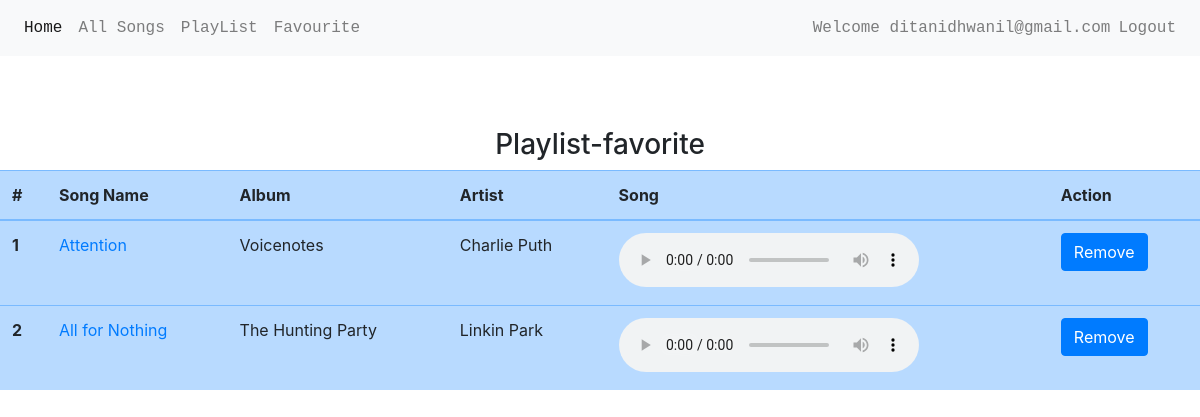
Page /playlist/favorite/ (signed in) on the committed database.
### accounts/models.py (models this page shows, shortened)
class User(AbstractBaseUser, PermissionsMixin):
    email = models.EmailField(_('Email Address'), max_length=255, unique=True)
    first_name = models.CharField(_('First Name'), max_length=255, blank=True, null=True)
    last_name = models.CharField(_('Last Name'), max_length=255, blank=True, null=True)
    is_active = models.BooleanField(_('Active'), default=False)
    is_staff = models.BooleanField(_('Staff'), default=False)
    is_artist = models.BooleanField(_('Artist'), default=False)
    date_joined = models.DateTimeField(_('Created On'), default=timezone.now)
    USERNAME_FIELD = 'email'
    EMAIL_FIELD = 'email'
    REQUIRED_FIELD = []
    objects = UserManager()

### musicapp/models.py (models this page shows, shortened)
class Song(models.Model):
    Language_Choice = (
        ('Hindi', 'Hindi'),
        ('English', 'English'),
    )
    name = models.CharField(max_length=200)
    album = models.CharField(max_length=200)
    language = models.CharField(max_length=20, choices=Language_Choice, default='Hindi')
    year = models.IntegerField()
    artist = models.CharField(max_length=200)
    song_file = models.FileField(upload_to='music/')
    thumbnail = models.ImageField(upload_to='thumbnails/')
    added_on = models.DateTimeField(default=timezone.now)

### musicapp/views.py (the view)
# urls.py: path('playlist/<str:name>/', views.playlist_songs, name='playlist_songs'),
@login_required(login_url='login')
def playlist_songs(request, name):
    songs = Song.objects.filter(playlist__name=name, playlist__user=request.user).distinct()
    if request.method == "POST":
        song_id = list(request.POST.keys())[1]
        playlist_song = Playlist.objects.filter(name=name, song__id=song_id, user=request.user)
        playlist_song.delete()
        messages.success(request, "Song removed from playlist!")
    context = {'name': name, 'songs': songs}
    return render(request, 'musicapp/playlist_songs.html', context=context)

### musicapp/templates/musicapp/playlist_songs.html (shortened to what this page needs)
{% extends 'base.html' %}
{% block body %}
{% include 'nav.html' %}
<br>
<br>
<br>
<center>
  <h3>Playlist-{{name}}</h3>
</center>
<table class="table table-hover table-primary" >
  <thead>
    <tr>
      <th scope="col">#</th>
      <th scope="col">Song Name</th>
      <th scope="col">Album</th>
      <th scope="col">Artist</th>
      <th scope="col">Song</th>
      <th scope="col">Action</th>
    </tr>
  </thead>
  <tbody>
    {% if songs %}
    {% for song in songs %}
    <tr>
      <th scope="row">{{forloop.counter}}</th>
      <td><a href="{% url 'detail' song.id %}">{{song.name}}</a></td>
      <td>{{song.album}}</td>
      <td>{{song.artist}}</td>
      <td>
        <audio controls>
          <source src="{{ song.song_file.url }}" type="audio/mpeg">
        </audio>
      </td>
      <td>
        <form method="post">
          <input class="btn btn-primary" type="submit" value="Remove" name={{song.id}}>
        </form>
      </td>
    </tr>
    {% endfor %}
    {% endif %}
  </tbody>
</table>
{% endblock body %}

### templates/nav.html (shortened to what this page needs)
<nav class="navbar navbar-expand-sm navbar-light bg-light">
    <div class="collapse navbar-collapse" id="collapsibleNavId">
        <ul class="navbar-nav mr-auto mt-2 mt-lg-0">
            <li class="nav-item active">
                <a class="nav-link" href="{% url 'home' %}">Home</a>
            </li>
            <li class="nav-item">
                <a class="nav-link" href="{% url 'all_songs' %}">All Songs</a>
            </li>
            <li class="nav-item">
                <a class="nav-link" href="{% url 'playlist' %}">PlayList</a>
            </li>
            <li class="nav-item">
                <a href="{% url 'favourite' %}" class="nav-link">Favourite</a>
            </li>
        </ul>
        <ul class="navbar-nav">
            {% if user.is_authenticated %}
                <span class='navbar-text'>Welcome {{ user.email }}</span>
                <li>
                    <a class="nav-link" href="/accounts/logout">Logout</a>
                </li>
            {% endif %}
        </ul>
    </div>
</nav>

### templates/base.html (style rules this page uses)
.navbar { font-family: 'Source Code Pro', monospace; }
html { position: relative; min-height: 100%; }
body { margin-bottom: 0px; }

### rows in the picture
User: email "ditanidhwanil@gmail.com"
Song: name "Attention", album "Voicenotes", artist "Charlie Puth"
Song: name "All for Nothing", album "The Hunting Party", artist "Linkin Park"

### other values in the picture
{{ name }} "favorite"
